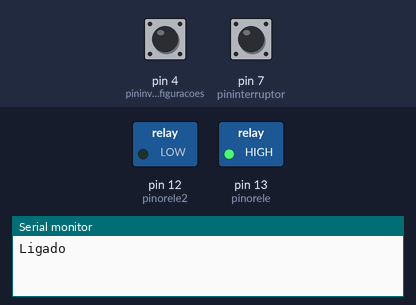
Simulated run of this sketch. Board: Arduino Uno, built with avr-gcc and run on an emulated ATmega328P. Shown: switched loads named in the sketch (green lamp = pin HIGH), the last lines printed to the serial monitor. Inputs (shaded band) come from the test bench; at power-on: pin 7 (pininterruptor) HIGH, pin 4 (pininverteconfiguracoes) HIGH.

Above: at 1.2 s.
1.3 s: pin 7 (pininterruptor) pulled LOW for 0.15 s
At 2.0 s:
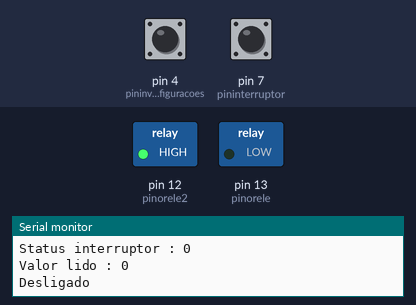
5.6 s: pin 7 (pininterruptor) pulled LOW for 1 s
At 7.4 s:
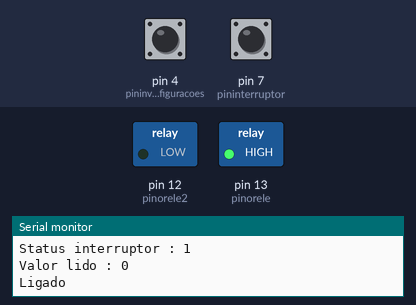
8.2 s: pin 7 (pininterruptor) pulled LOW for 3.2 s
At 9.1 s:
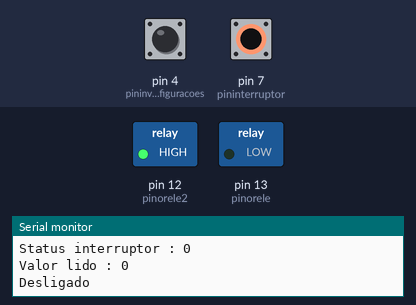
Timing chart, 0 to 13.0 s (numbered marks = the images above; inputs shaded):
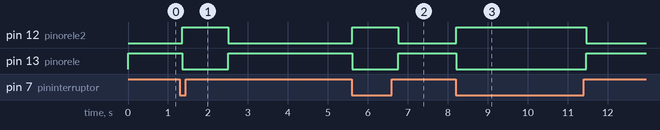

Measured:
- after the input at 1.3 s, pin 12 (pinorele2): LOW → HIGH after 0.05 s, → LOW 1.2 s later; pin 13 (pinorele): HIGH → LOW after 0.05 s, → HIGH 1.2 s later
- after the input at 5.6 s, pin 12 (pinorele2): LOW → HIGH at once, → LOW 1.2 s later; pin 13 (pinorele): HIGH → LOW at once, → HIGH 1.2 s later
- after the input at 8.2 s, pin 12 (pinorele2): LOW → HIGH at once, → LOW 3.3 s later; pin 13 (pinorele): HIGH → LOW at once, → HIGH 3.3 s later

The sketch:

lampada_iot.ino
```cpp
// Programa : Liga ou Desliga uma lampada, no bocal ou na tomada.
// Autor : Gilberto Carlos Arnauts

//Pino 4: Inverte as configurações de ligado e desligado, sendo ligado para o rele desligado.

//Pino 7: Entrada de um interruptor 5 V que quando tem o status alerado, provoca o desligamento ou ligamento da lampada.
//Pino 11: Entrada do sensor de infravermelho.
//Pino 12: Liga ou desliga o rele, e o pino 13 tem sempre o status inverso dele.
//Pino 13: Liga ou desliga o rele, inverso ao 12.

#include <IRremote.h>

int RECV_PIN = 11;
float armazenavalor;
int pinorele = 13;
int pinorele2 = 12;
int pininterruptor = 7;
int pininverteconfiguracoes = 4;
long milisQueFoiLigado = 0;
int ultimoStatusInterruptor;

boolean ligado = true;

IRrecv irrecv(RECV_PIN);
decode_results results;

int readpininverteconfiguracoes(){
  int p = digitalRead(pininverteconfiguracoes);
  if (p == LOW) p = HIGH;
  else p = LOW;
  return p;
}

int readpininterruptor(){
  int p = digitalRead(pininterruptor);
  //Serial.print("READINTERRUPTOR: ");
  //Serial.println(p);
  //p = LOW;
  return p;
}

void desliga() {
  if (readpininverteconfiguracoes() == LOW){
    digitalWrite(pinorele, LOW);
    digitalWrite(pinorele2, HIGH);
  } else {
    digitalWrite(pinorele, HIGH);
    digitalWrite(pinorele2, LOW);
  }
  ligado = false;
  Serial.println("Desligado");
}

void liga() {
  if (readpininverteconfiguracoes() == LOW){
    digitalWrite(pinorele, HIGH);
    digitalWrite(pinorele2, LOW);
  } else {
    digitalWrite(pinorele, LOW);
    digitalWrite(pinorele2, HIGH);
  }
  ligado = true;
  milisQueFoiLigado = millis();
  Serial.println("Ligado");
}

void setup()
{
  pinMode(pinorele, OUTPUT);
  pinMode(pinorele2, OUTPUT);
  pinMode(pininterruptor, INPUT);
  pinMode(pininverteconfiguracoes, INPUT);
  ultimoStatusInterruptor = readpininterruptor();
  Serial.begin(9600);
  if (readpininverteconfiguracoes() == LOW){
    liga();
  } else {
    Serial.println("Configurações invertidas...");
    desliga();
  }
  irrecv.enableIRIn(); // Inicializa o receptor IR
}

boolean isTecla(float valorLido){
  //Valores do meu controle da T.V. de 20 polegadas da AOC, taclas a não considerar:
  Serial.println(valorLido);
  if(valorLido == 12419199.00) return false; //liga desliga
  if(valorLido == 12390639.00) return false; //source
  if(valorLido == 12388599.00) return false; //menos volume
  if(valorLido == 12398799.00) return false; //mais volume
  if(valorLido == 12394719.00) return false; //mudo
  if(valorLido == 12406959.00) return false; //menu
  if(valorLido == 12395229.00) return false; //back
  if(valorLido == 12431439.00) return false; //ok
  if(valorLido == 12439599.00) return false; //cima
  if(valorLido == 12407469.00) return false;  //direita
  if(valorLido == 12447759.00) return false; //baixo
  if(valorLido == 12423789.00) return false;  //esquerda
  return true;
}

void loop()
{
  //Serial.println(millis());
  //Desliga após algumm tempo esquecido ligado (7200000):
  boolean muitoTempoLigado = ligado == true and (millis() - milisQueFoiLigado) > 7200000;
  if (muitoTempoLigado) Serial.println("Muito tempo ligado...");
  int statusInterruptor = readpininterruptor();
  boolean tecla = false;
  if (irrecv.decode(&results)){
    tecla = isTecla(results.value);
    if (!tecla)
      Serial.println("Tecla ignorada...");
    irrecv.resume(); //Le o próximo valor
  }
  if (tecla or muitoTempoLigado or statusInterruptor != ultimoStatusInterruptor)
  {
    ultimoStatusInterruptor = statusInterruptor;
    Serial.print("Status interruptor : ");
    Serial.println(statusInterruptor);
    Serial.print("Valor lido : ");
    Serial.println(results.value, HEX);
    armazenavalor = (results.value);
    //if (armazenavalor == 0xFF30CF) //Verifica se a tecla 1 foi acionada
    //{
    //digitalWrite(pinorele, HIGH);  //Acende o led vermelho
    //}
    if (ligado) {
      desliga();
    } else {
      liga();
    }
    delay(1000);
  }
  delay(150);
}
```
